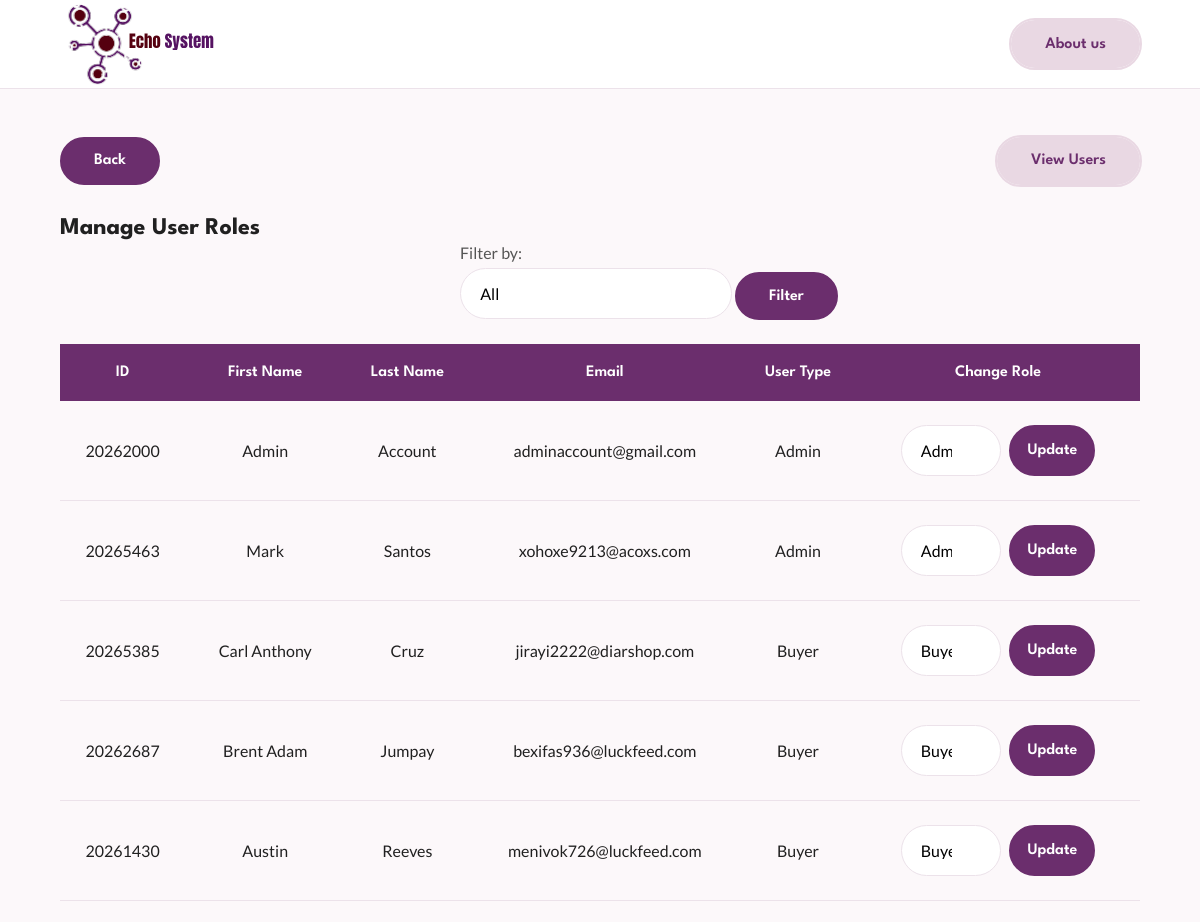
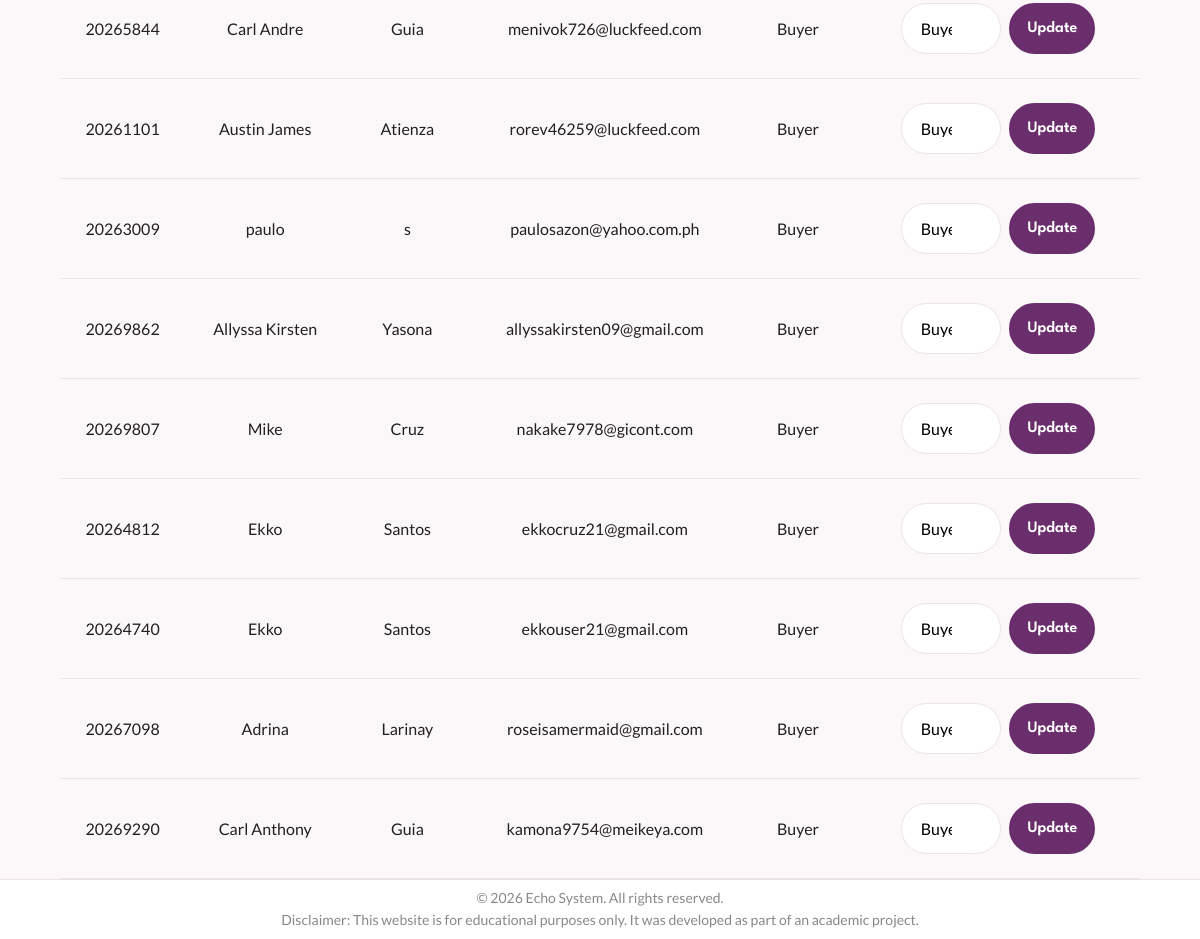
The page /manage_users.php (signed in) on the database its author committed (2 pictures, top to bottom).
### tables this page shows
CREATE TABLE `users` (
  `user_id` int(11) NOT NULL,
  `first_name` varchar(50) NOT NULL,
  `last_name` varchar(50) NOT NULL,
  `email` varchar(50) NOT NULL,
  `address` varchar(100) NOT NULL,
  `contact` varchar(20) DEFAULT NULL,
  `password` varchar(50) NOT NULL,
  `user_type` varchar(10) NOT NULL,
  `date_creation` datetime NOT NULL DEFAULT current_timestamp(),
  `token` varchar(64) NOT NULL,
  `is_confirmed` tinyint(1) NOT NULL
);

### manage_users.php (the view, shortened to what this page needs)
<?php
require('db(be).php');
require 'header.php';
$filterType = isset($_POST['selectType']) ? $_POST['selectType'] : 'All';
?>
    <div class="container">
        <div style="display:flex;justify-content: space-between; margin-top:3rem;">
            <a href="adminHome.php" class="btn btn-primary">
                Back
            </a>
            <a href="users.php" class="btn btn-secondary">
                View Users
            </a>
        </div>
        <h2 style="margin-top:2rem;">Manage User Roles</h2>
        <p style="margin-left:25rem;">Filter by:</p>
        <form action="manage_users.php" method="POST" style="margin-left:25rem;">
           <select name="selectType">
                <option value="All" <?php echo ($filterType === 'All') ? 'selected' : ''; ?>>All</option>
           </select>
           <button type="submit" class="btn btn-primary">Filter</button>
        </form>
        <table style="margin-top: 1.5rem;">
           <thead>
               <tr>
                   <th>ID</th>
                   <th>First Name</th>
                   <th>Last Name</th>
                   <th>Email</th>
                   <th>User Type</th>
                   <th>Change Role</th>
               </tr>
           </thead>
           <tbody>
               <?php
               $sql = "SELECT * FROM users";
               $result = mysqli_query($conn, $sql);
               while ($row = mysqli_fetch_assoc($result)) {
                   echo "<tr>";
                   echo "<td>" . htmlspecialchars($row['user_id']) . "</td>";
                   echo "<td>" . htmlspecialchars($row['first_name']) . "</td>";
                   echo "<td>" . htmlspecialchars($row['last_name']) . "</td>";
                   echo "<td>" . htmlspecialchars($row['email']) . "</td>";
                   echo "<td>" . htmlspecialchars($row['user_type']) . "</td>";
                   echo "<td>
                           <form action='manage_users.php' method='POST' style='display:flex; gap:.5rem; justify-content:center;'>
                               <input type='hidden' name='user_id' value='" . htmlspecialchars($row['user_id']) . "'>
                               <select name='new_type'>
                                   <option value='Buyer' " . ($row['user_type']==='Buyer' ? 'selected' : '') . ">Buyer</option>
                                   <option value='Admin' " . ($row['user_type']==='Admin' ? 'selected' : '') . ">Admin</option>
                               </select>
                               <button type='submit' class='btn btn-primary' style='padding:.4rem 1rem;'>Update</button>
                           </form>
                         </td>";
                   echo "</tr>";
               }
               ?>
           </tbody>
        </table>
    </div>
<?php require 'footer.php';?>

### css/style.css (style rules this page uses)
:root { --primary-color:#6B2E6D; --primary-color-alt:#532455; --secondary-color:#E9D8E3; --secondary-color-alt:#D6C0D1; --accent-color:#8B2332; --title-color:#202020; --text-color:#555555; --text-light:#888888; --body-color:#FCF8FA; --container-color:#FFFFFF; --border-color:#ECE2EA; --body-font:'Lato', sans-serif; --heading-font:'League Spartan', sans-serif; --big-font:clamp(3rem,6vw,5rem); --h1-font:clamp(2.5rem,5vw,3.5rem); --h2-font:2.3rem; --h3-font:1.5rem; --normal-font:1rem; --small-font:.875rem; --weight-400:400; --weight-500:500; --weight-600:600; --weight-700:700; --radius-sm:8px; --radius-md:15px; --radius-lg:50px; --shadow:0 15px 35px rgba(0,0,0,.08); --transition:.35s ease; }
* { margin:0; padding:0; box-sizing:border-box; }
html { scroll-behavior:smooth; }
body { font-family:var(--body-font); background:var(--body-color); color:var(--text-color); min-height:100vh; display:flex; flex-direction:column; overflow-x:hidden; }
a { text-decoration:none; color:inherit; }
button, input { border:none; outline:none; font-family:inherit; }
h1, h2, h3, h4, h5, h6 { font-family:var(--heading-font); color:var(--title-color); font-weight:var(--weight-700); }
p { line-height:1.8; }
.container { width: 90%; max-width: 1200px; margin: 0 auto; }
.btn { display:inline-flex; justify-content:center; align-items:center; padding:.9rem 2rem; border-radius:50px; cursor:pointer; font-family:var(--heading-font); font-size:1rem; font-weight:600; transition:var(--transition); }
.btn-primary { background:var(--primary-color); color:#fff; border:2px solid var(--primary-color); }
.btn-secondary { background:var(--secondary-color); color:var(--primary-color); border:2px solid var(--secondary-color); outline:2px solid var(--secondary-color); }
select { width:40%; padding:1rem 3rem 1rem 1.2rem; background:var(--container-color); border:1px solid var(--border-color); border-radius:var(--radius-lg); font-family:var(--body-font); font-size:var(--normal-font); cursor:pointer; appearance:none; background-repeat:no-repeat; background-position:right 1.2rem center; transition:var(--transition); }
table { width:100%; border-collapse:collapse; }
thead { background:var(--primary-color); }
thead th { color:#fff; font-family:var(--heading-font); font-weight:var(--weight-600); font-size:1rem; text-align:center; padding:1.3rem 1rem; }
tbody td { padding:1.5rem 1rem; font-size:var(--normal-font); color:var(--title-color); text-align:center; border-bottom:1px solid var(--border-color); }

### rows shown on the page
users: user_id "20262000", first_name "Admin", last_name "Account", email "adminaccount@gmail.com", user_type "Admin", new_type "Admin"
users: user_id "20265463", first_name "Mark", last_name "Santos", email "xohoxe9213@acoxs.com", user_type "Admin", new_type "Admin"
users: user_id "20265385", first_name "Carl Anthony", last_name "Cruz", email "jirayi2222@diarshop.com", user_type "Buyer", new_type "Buyer"
users: user_id "20262687", first_name "Brent Adam", last_name "Jumpay", email "bexifas936@luckfeed.com", user_type "Buyer", new_type "Buyer"
users: user_id "20261430", first_name "Austin", last_name "Reeves", email "menivok726@luckfeed.com", user_type "Buyer", new_type "Buyer"
users: user_id "20265844", first_name "Carl Andre", last_name "Guia", email "menivok726@luckfeed.com", user_type "Buyer", new_type "Buyer"
users: user_id "20261101", first_name "Austin James", last_name "Atienza", email "rorev46259@luckfeed.com", user_type "Buyer", new_type "Buyer"
users: user_id "20263009", first_name "paulo", last_name "s", email "paulosazon@yahoo.com.ph", user_type "Buyer", new_type "Buyer"
users: user_id "20269862", first_name "Allyssa Kirsten", last_name "Yasona", email "allyssakirsten09@gmail.com", user_type "Buyer", new_type "Buyer"
users: user_id "20269807", first_name "Mike", last_name "Cruz", email "nakake7978@gicont.com", user_type "Buyer", new_type "Buyer"
users: user_id "20264812", first_name "Ekko", last_name "Santos", email "ekkocruz21@gmail.com", user_type "Buyer", new_type "Buyer"
users: user_id "20264740", first_name "Ekko", last_name "Santos", email "ekkouser21@gmail.com", user_type "Buyer", new_type "Buyer"
users: user_id "20267098", first_name "Adrina", last_name "Larinay", email "roseisamermaid@gmail.com", user_type "Buyer", new_type "Buyer"
users: user_id "20269290", first_name "Carl Anthony", last_name "Guia", email "kamona9754@meikeya.com", user_type "Buyer", new_type "Buyer"
